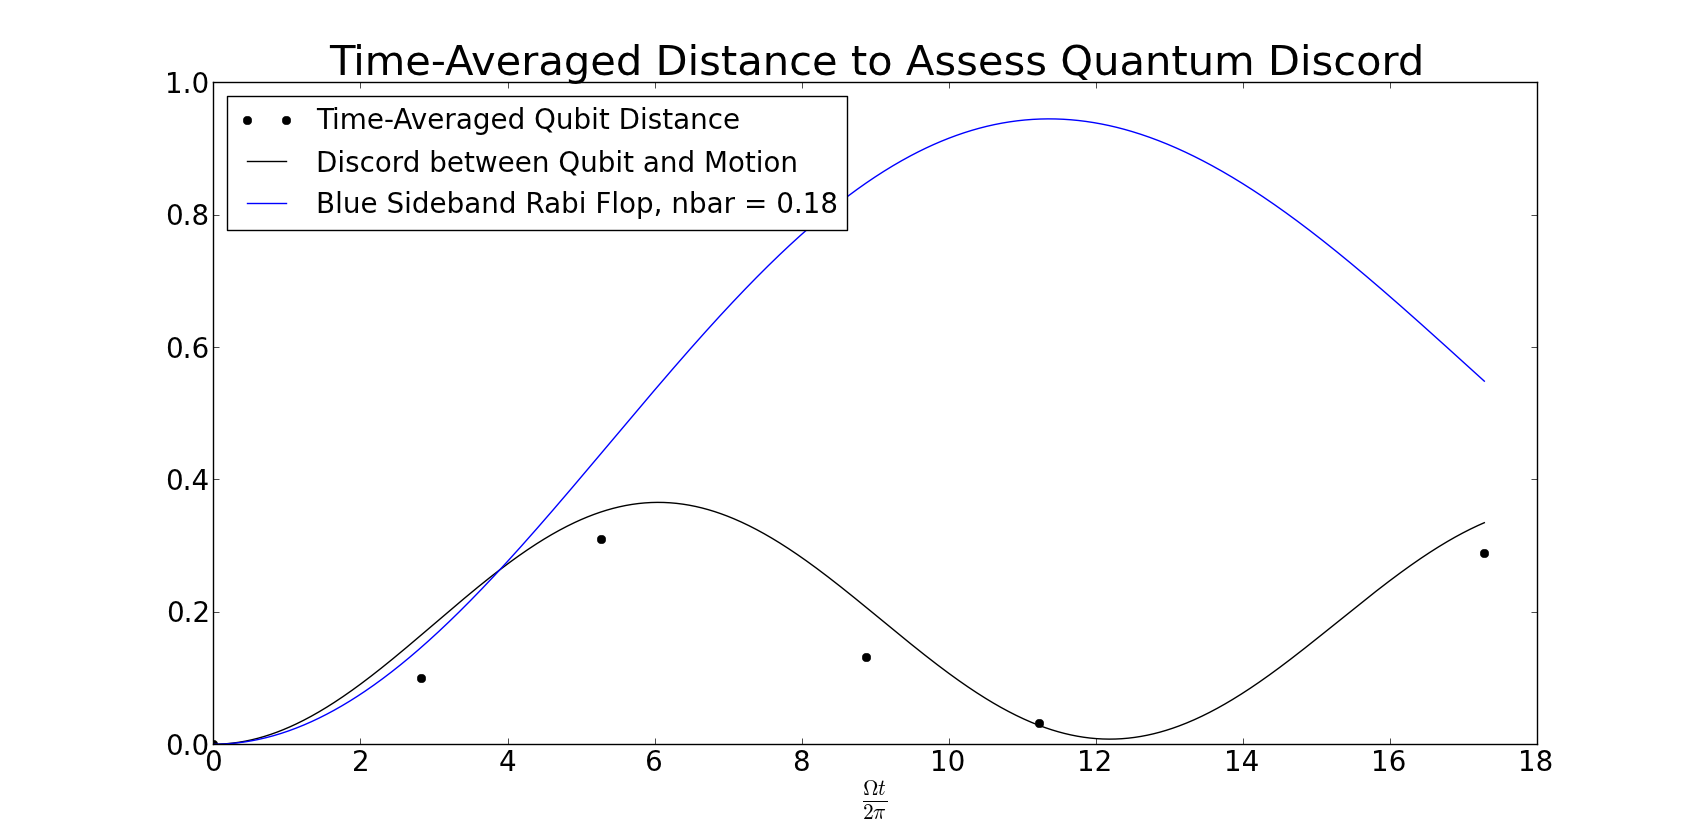

Write Python code to recreate this figure.
import matplotlib
matplotlib.use('Qt4Agg')
from matplotlib import pyplot
import numpy as np
from scipy import optimize
#from scipy.stats import chi2
import timeevolution as tp
from labrad import units as U

class Parameter:
    def __init__(self, value):
            self.value = value

    def set(self, value):
            self.value = value

    def __call__(self):
            return self.value
        
def fit(function, parameters, y, x = None):
    def f(params):
        i = 0
        for p in parameters:
            p.set(params[i])
            i += 1
        return y - function(x)

    if x is None: x = np.arange(y.shape[0])
    p = [param() for param in parameters]
    return optimize.leastsq(f, p)

#parameters and initial guesses for fit
sideband = 1.0
trap_frequency = U.WithUnit(2.8,'MHz')
amax=1000.0
f_Rabi_init = U.WithUnit(85.0,'kHz')
nb_init = 0.1
delta_init = U.WithUnit(1000.0,'Hz')
fit_range_min=U.WithUnit(0.0,'us')
fit_range_max=U.WithUnit(350.0,'us')
delta_fluc_init=U.WithUnit(100.0,'Hz')
dephasing_time_offset=U.WithUnit(0,'us')

#SET PARAMETERS
nb = Parameter(nb_init)
f_Rabi = Parameter(f_Rabi_init['Hz'])
delta = Parameter(delta_init['Hz'])
delta_fluc=Parameter(delta_fluc_init['Hz'])
#which to fit?
fit_params = [nb,f_Rabi,delta,delta_fluc]

#Times (Pi/4,Pi/2,3Pi/4,Pi,3Pi/2)
times = [0,2.82713003685,5.27355837955,8.8792654291,11.2252501165,17.2867104081]
averages = [0,0.0497868898282,0.154861025572,0.0655491449449,0.0163914766524,0.144347495801]
nbars =[0.185631982212,0.198141427699,0.123993486485,0.167394549013,0.217396568974]

nbar = np.average(nbars)
print nbar
#fit Rabi Flops to theory
evo=tp.time_evolution(trap_frequency, sideband,nmax = 1000)
def f(x):
    evolution = evo.discord_fluc(x,nb(),f_Rabi(),delta(),delta_fluc())
    return evolution

#fitting_region = np.where((flop_x_axis >= fit_range_min['s'])&(flop_x_axis <= fit_range_max['s']))
#print 'Fitting...'
#p,success = fit(f, fit_params, y = flop_y_axis[fitting_region], x = flop_x_axis[fitting_region])
#print 'Fitting DONE.'

figure = pyplot.figure()
#
#print "nbar = {}".format(nb())
#print "Rabi Frequency = {} kHz".format(f_Rabi()*10**(-3))
#print "The detuning is centered around {} kHz and spreads with a variance of {} kHz".format(delta()*10**-3,np.abs(delta_fluc())*10**-3)

## START FIT DEPHASING (still a hack)
##fit dephasing curve
#def f_deph(x):
#    evolution = evo.deph_evolution_fluc(x,t0,nb(),f_Rabi(),delta(),delta_fluc())
#    return evolution
#fit_range_max=U.WithUnit(300.0,'us')
#fitting_region = np.where((deph_x_axis >= fit_range_min['s'])&(deph_x_axis <= fit_range_max['s']))
#print 'Fitting...'
#p,success = fit(f_deph, [nb,f_Rabi,delta,delta_fluc], y = deph_y_axis[fitting_region], x = deph_x_axis[fitting_region])
#print 'Fitting DONE.'
#
#print "nbar = {}".format(nb())
#print "Rabi Frequency = {} kHz".format(f_Rabi()*10**(-3))
#print "The detuning is centered around {} kHz and spreads with a variance of {} kHz".format(delta()*10**-3,np.abs(delta_fluc())*10**-3)
#
#flop_fit_y_axis = evo.state_evolution_fluc(flop_x_axis, nb(), f_Rabi(), delta(),delta_fluc())
#m=pylab.unravel_index(np.array(flop_fit_y_axis).argmax(), np.array(flop_fit_y_axis).shape)
#print 'Flop maximum at {:.2f} us'.format(flop_x_axis[m]*10**6)+' -> Expected optimal t0 at {:.2f} us'.format(flop_x_axis[m]/2.0*10**6)
#
#deph_fit_y_axis = evo.deph_evolution_fluc(deph_x_axis, t0,nb(),f_Rabi(),delta(),delta_fluc())
#pyplot.plot(deph_x_axis*10**6,deph_fit_y_axis,'b--')

#flop_fit_y_axis = evo.state_evolution_fluc(flop_x_axis, nb(), f_Rabi(), delta(),delta_fluc())
#pyplot.plot(flop_x_axis*10**6,flop_fit_y_axis,'r-')
#m=pylab.unravel_index(np.array(flop_fit_y_axis).argmax(), np.array(flop_fit_y_axis).shape)
#print 'Flop maximum at {:.2f} us'.format(flop_x_axis[m]*10**6)+' -> Expected optimal t0 at {:.2f} us'.format(flop_x_axis[m]/2.0*10**6)
#print 'Actual t0 = {}'.format(t0)

#pyplot.plot(flop_x_axis*10**6,flop_y_axis, 'ro')
#pyplot.plot(deph_x_axis*10**6,deph_y_axis, 'bs')
pyplot.xlabel(r'$\frac{\Omega t}{2\pi}$',fontsize=22)
pyplot.ylim((0,1))
#pyplot.ylabel('Operator Distance')
#pyplot.legend()

fake_f = 100000
fake_times = np.linspace(np.array(times).min()/(fake_f),np.array(times).max()/(fake_f),1000)
discord = evo.discord(fake_times, nbar, fake_f)
flop = evo.state_evolution(fake_times, nbar, fake_f)

pyplot.plot(np.array(times),2.0*np.array(averages),'ko',label='Time-Averaged Qubit Distance')
pyplot.plot(fake_times*fake_f,discord,'k-',label='Discord between Qubit and Motion')
pyplot.plot(fake_times*fake_f,flop,'b-',label='Blue Sideband Rabi Flop, nbar = {:.2f}'.format(nbar))

pyplot.legend(loc=2,prop={'size':20})
pyplot.title('Time-Averaged Distance to Assess Quantum Discord',fontsize=30)
pyplot.tick_params(axis='x', labelsize=20)
pyplot.tick_params(axis='y', labelsize=20)
pyplot.show()
